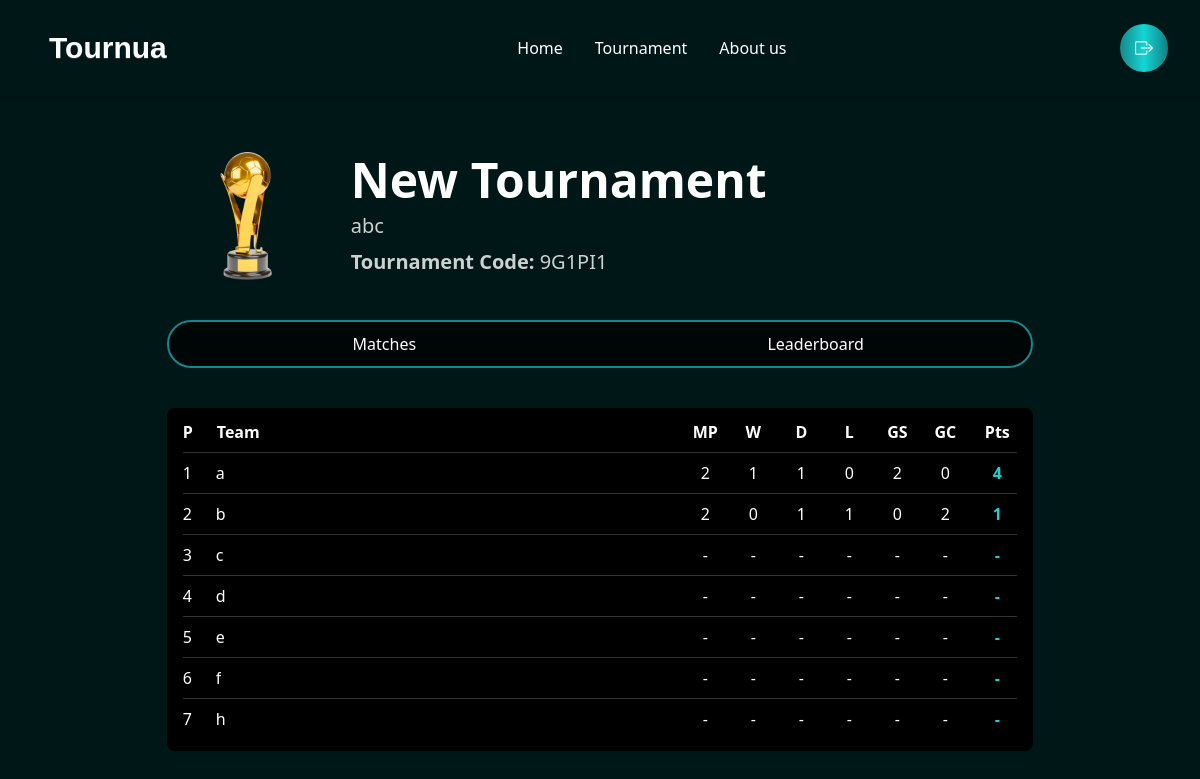
The app's page /Tournua/tournament/18/leaderboard/ with its own data.
### tournua/models.py (models this page shows, shortened)
class Tournament(models.Model):
    user = models.ForeignKey(UserAccount, on_delete=models.CASCADE, related_name="tournaments")
    code = models.CharField(max_length=8, unique=True, editable=False)
    name = models.CharField(max_length=200)
    description = models.TextField(blank=True)
    trophy = models.ImageField(upload_to="trophies/", blank=True, null=True)
    tournament_type = models.CharField(max_length=50, choices=[("online", "Online"), ("offline", "Offline")])
    player_type = models.CharField(max_length=50, choices=[("single", "Single"), ("team", "Team")])
    format = models.CharField(max_length=50, choices=[("Knockout", "Knockout"), ("League", "League")])
    num_groups = models.IntegerField(default=2)
    teams_per_group = models.IntegerField(default=4)
    created_at = models.DateTimeField(auto_now_add=True)
    participants = models.ManyToManyField(UserAccount, related_name="joined_tournaments", blank=True)

class Team(models.Model):
    tournament = models.ForeignKey(Tournament, on_delete=models.CASCADE, related_name="teams")
    name = models.CharField(max_length=200)
    logo = models.ImageField(upload_to="team_logos/", blank=True, null=True)

### tournua/views.py (the view)
# urls.py: path("tournament/<int:tournament_id>/leaderboard/", views.leaderboard, name="leaderboard"),
def leaderboard(request, tournament_id):
    tournament = get_object_or_404(Tournament, id=tournament_id)
    matches = Match.objects.filter(tournament=tournament, played=True)
    teams = Team.objects.filter(tournament=tournament)  # all teams in tournament
    standings = {}
    for team in teams:
        standings[team.id] = {
            "team": team,
            "MP": 0,
            "W": 0,
            "D": 0,
            "L": 0,
            "GS": 0,
            "GC": 0,
            "Pts": 0,
            "played": False  # track if played at least one match
        }
    for match in matches:
        t1 = match.team1
        t2 = match.team2
        s1 = match.team1_score
        s2 = match.team2_score
        standings[t1.id]["MP"] += 1
        standings[t2.id]["MP"] += 1
        standings[t1.id]["GS"] += s1
        standings[t1.id]["GC"] += s2
        standings[t2.id]["GS"] += s2
        standings[t2.id]["GC"] += s1
        standings[t1.id]["played"] = True
        standings[t2.id]["played"] = True
        if s1 > s2:
            standings[t1.id]["W"] += 1
            standings[t2.id]["L"] += 1
            standings[t1.id]["Pts"] += 3
        elif s1 < s2:
            standings[t2.id]["W"] += 1
            standings[t1.id]["L"] += 1
            standings[t2.id]["Pts"] += 3
        else:
            standings[t1.id]["D"] += 1
            standings[t2.id]["D"] += 1
            standings[t1.id]["Pts"] += 1
            standings[t2.id]["Pts"] += 1
    leaderboard = list(standings.values())
    played_teams = [t for t in leaderboard if t["played"]]
    unplayed_teams = [t for t in leaderboard if not t["played"]]
    played_teams.sort(key=lambda x: (x["Pts"], x["GS"] - x["GC"], x["GS"]), reverse=True)
    leaderboard = played_teams + unplayed_teams
    for i, row in enumerate(leaderboard, start=1):
        row["P"] = i
        if not row["played"]:
            for key in ["MP", "W", "D", "L", "GS", "GC", "Pts"]:
                row[key] = "-"
    return render(request, "leaderboard.html", {
        "tournament": tournament,
        "leaderboard": leaderboard
    })

### template/leaderboard.html (shortened to what this page needs)
{% load static %}
<!DOCTYPE html>
<html lang="en">
<head>
  <link href="https://cdn.jsdelivr.net/npm/daisyui@5" rel="stylesheet" type="text/css" />
  <script src="https://cdn.jsdelivr.net/npm/@tailwindcss/browser@4"></script>
  <link rel="stylesheet" href="https://cdn.jsdelivr.net/npm/bootstrap-icons@1.13.1/font/bootstrap-icons.min.css">
  <link rel="stylesheet" href="{% static 'css/style.css' %}">
</head>
<body class="bg-[#001717]">
<header class="w-full">
  <div class="navbar shadow-sm px-4 py-4 lg:px-8 lg:py-6 flex justify-between items-center">
    <a class="btn btn-ghost text-2xl lg:text-3xl text-white font-cs-gelios">Tournua</a>
    <div class="hidden lg:flex gap-8 text-white font-medium">
      <a href="#">Home</a>
      <a href="#">Tournament</a>
      <a href="#">About us</a>
    </div>
    <a href="{% url 'logout' %}" class="relative inline-flex items-center justify-center w-10 h-10 lg:w-12 lg:h-12 text-white bg-black rounded-full">
      <span class="absolute inset-0 rounded-full p-[2px] bg-gradient-to-r from-[#13898B] via-[#14D5D4] via-[#0C6083] to-[#118285]"></span>
      <span class="relative z-10 flex items-center justify-center w-full h-full rounded-full">
        <i class="bi bi-box-arrow-right text-lg"></i>
      </span>
    </a>
  </div>
</header>
<main class="flex flex-col items-center px-4 py-10 gap-10 lg:px-20">
  <div class="mx-auto h-auto w-10/12  bg-cover bg-center overflow-hidden">
    <div class="flex flex-col sm:flex-row sm:items-center gap-4 sm:gap-6">
      <img src="{% static 'trophies/Trophy1.png' %}" alt="Trophy" class="w-24 sm:w-32 lg:w-40 object-contain mx-auto sm:mx-0">
      <div class="text-white text-center sm:text-left space-y-2">
        <p class="text-3xl sm:text-4xl lg:text-5xl font-semibold">{{ tournament.name }}</p>
        <p class="text-lg sm:text-xl text-white/80">{{ tournament.description }}</p>
        <p class="text-lg sm:text-xl text-white/80"><b>Tournament Code:</b> {{ tournament.code }}</p>
      </div>
    </div>
    <div class="w-full flex rounded-3xl border-2 border-[#13898B] overflow-hidden text-white bg-black/70 backdrop-blur-md mt-6">
      <a href="{% url 'viewTournament' tournament.id %}" class="w-1/2 py-2.5 font-medium text-center transition-all duration-200 hover:bg-[#13898B]/30 focus:bg-[#13898B] focus:text-white">
        Matches
      </a>
      <button class="w-1/2 py-2.5 font-medium text-center transition-all duration-200 hover:bg-[#13898B]/30 focus:bg-[#13898B] focus:text-white">
        Leaderboard
      </button>
    </div>
    <div class="mt-10 overflow-x-auto">
      <div class="min-w-[600px] bg-black rounded-lg py-3 px-4 text-white">
        <div class="flex justify-between font-semibold text-sm sm:text-base mb-2">
          <div class="flex gap-4 sm:gap-6 min-w-[150px]">
            <p>P</p>
            <p>Team</p>
          </div>
          <div class="flex gap-3 sm:gap-4">
            <p class="w-8 text-center">MP</p>
            <p class="w-8 text-center">W</p>
            <p class="w-8 text-center">D</p>
            <p class="w-8 text-center">L</p>
            <p class="w-8 text-center">GS</p>
            <p class="w-8 text-center">GC</p>
            <p class="w-10 text-center">Pts</p>
          </div>
        </div>
        {% for row in leaderboard %}
        <div class="flex justify-between items-center border-t border-white/20 py-2 text-sm sm:text-base">
          <div class="flex gap-4 sm:gap-6 min-w-[150px]">
            <p>{{ row.P }}</p>
            <p class="font-medium truncate max-w-[100px] sm:max-w-[150px]">{{ row.team.name }}</p>
          </div>
          <div class="flex gap-3 sm:gap-4">
            <p class="w-8 text-center">{{ row.MP }}</p>
            <p class="w-8 text-center">{{ row.W }}</p>
            <p class="w-8 text-center">{{ row.D }}</p>
            <p class="w-8 text-center">{{ row.L }}</p>
            <p class="w-8 text-center">{{ row.GS }}</p>
            <p class="w-8 text-center">{{ row.GC }}</p>
            <p class="w-10 text-center font-bold text-[#14D5D4]">{{ row.Pts }}</p>
          </div>
        </div>
        {% empty %}
        <p class="text-center py-4 text-white/70">No leaderboard data available.</p>
        {% endfor %}
      </div>
    </div>
  </div>
</main>
</body>
</html>

### static/css/style.css (style rules this page uses)
.font-cs-gelios { font-family: "CS Gelios", sans-serif; }

### records on screen
Tournament: name "New Tournament", description "abc", code "9G1PI1"
Team: P "1", team.name "a", MP "2", W "1", D "1", L "0", GS "2", GC "0", Pts "4"
Team: P "2", team.name "b", MP "2", W "0", D "1", L "1", GS "0", GC "2", Pts "1"
Team: P "3", team.name "c", MP "-", W "-", D "-", L "-", GS "-", GC "-", Pts "-"
Team: P "4", team.name "d", MP "-", W "-", D "-", L "-", GS "-", GC "-", Pts "-"
Team: P "5", team.name "e", MP "-", W "-", D "-", L "-", GS "-", GC "-", Pts "-"
Team: P "6", team.name "f", MP "-", W "-", D "-", L "-", GS "-", GC "-", Pts "-"
Team: P "7", team.name "h", MP "-", W "-", D "-", L "-", GS "-", GC "-", Pts "-"
